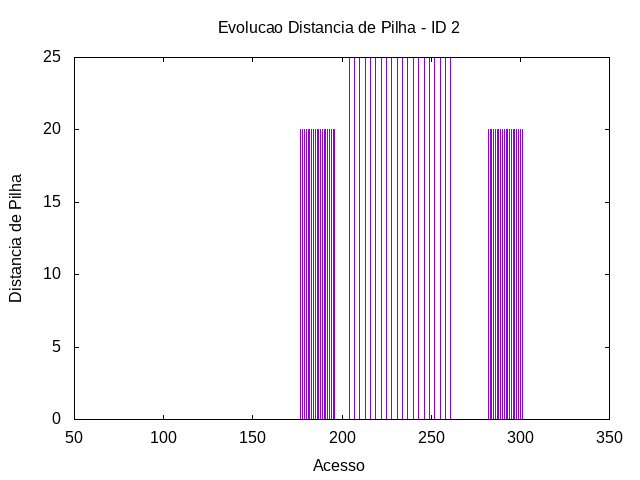

Generate this figure with gnuplot:
set term png
set output "../out/soma-distp-2.png"
set title "Evolucao Distancia de Pilha - ID 2"
set xlabel "Acesso"
set ylabel "Distancia de Pilha"
plot "../out/soma-acesso-2-2.gpdat" u 2:5 w impulses t ""
